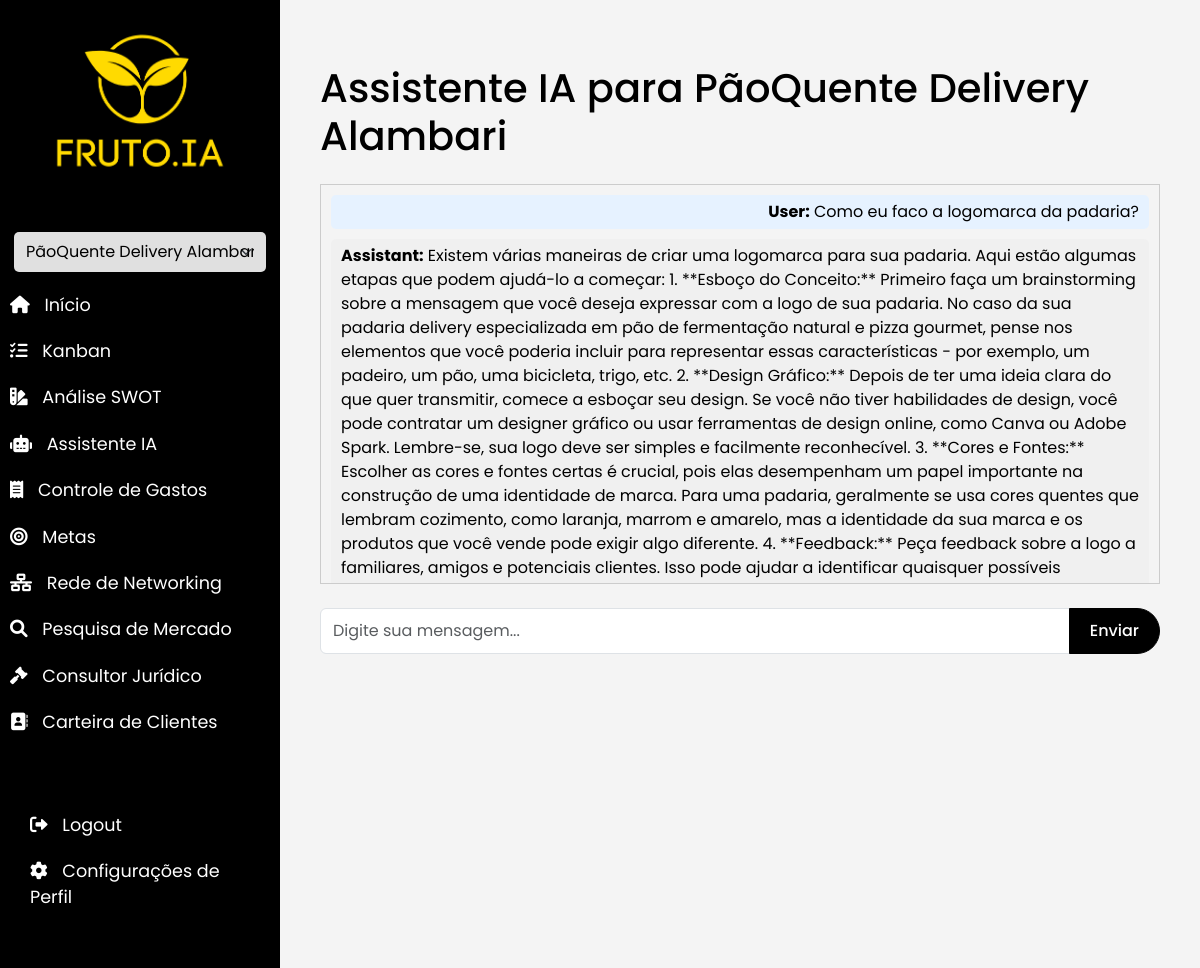
/assistant/4 (signed in), run on the app's committed database.
### app/models.py (models this page shows)
class Idea(db.Model):
    id = db.Column(db.Integer, primary_key=True)
    title = db.Column(db.String(100))
    description = db.Column(db.Text)
    timestamp = db.Column(db.DateTime, index=True, default=datetime.utcnow)
    user_id = db.Column(db.Integer, db.ForeignKey('user.id'))
    questions = db.relationship('Question', backref='idea', lazy='dynamic')
    tasks = db.relationship('Task', backref='idea', lazy='dynamic')
    expenses = db.relationship('Expense', backref='idea', lazy='dynamic')

class ChatMessage(db.Model):
    id = db.Column(db.Integer, primary_key=True)
    idea_id = db.Column(db.Integer, db.ForeignKey('idea.id'), nullable=False)
    role = db.Column(db.String(10), nullable=False)  # 'user' ou 'assistant'
    content = db.Column(db.Text, nullable=False)
    timestamp = db.Column(db.DateTime, default=datetime.utcnow)
    idea = db.relationship('Idea', backref=db.backref('chat_messages', lazy='dynamic'))

### app/routes.py (the view)
@main.route('/assistant/<int:idea_id>')
@login_required
def assistant(idea_id):
    idea = Idea.query.get_or_404(idea_id)
    if idea.user_id != current_user.id:
        abort(403)
    chat_messages = ChatMessage.query.filter_by(idea_id=idea_id).order_by(ChatMessage.timestamp).all()
    return render_template('assistant.html', idea=idea, chat_messages=chat_messages)

### app/__init__.py (called while the page is built)
def create_app():
    app = Flask(__name__, static_url_path='', static_folder='static', template_folder='templates')
    app.config.from_object(Config)
    app.config['SQLALCHEMY_DATABASE_URI'] = os.getenv('SQLALCHEMY_DATABASE_URI')
    app.config['SQLALCHEMY_TRACK_MODIFICATIONS'] = False
    db.init_app(app)
    migrate.init_app(app, db)
    login.init_app(app)
    csrf.init_app(app)
    mail.init_app(app)
    from app import routes
    app.register_blueprint(routes.main)
    from app.auth import bp as auth_bp
    app.register_blueprint(auth_bp, url_prefix='/auth')
    @login.user_loader
    def load_user(id):
        return User.query.get(int(id))
    return app

### app/routes.py (called while the page is built)
@main.context_processor
def inject_user_ideas():
    if current_user.is_authenticated:
        user_ideas = current_user.ideas.all()
        selected_idea_id = request.view_args.get('idea_id')
        return {'user_ideas': user_ideas, 'selected_idea_id': selected_idea_id}
    return {}

### app/templates/assistant.html (shortened to what this page needs)
{% extends "base.html" %}
{% block content %}
<h1 class="mb-4">Assistente IA para {{ idea.title }}</h1>
<div id="chat-container" class="mb-4" style="height: 400px; overflow-y: auto; border: 1px solid #ccc; padding: 10px;">
    {% for message in chat_messages %}
        <div class="message {% if message.role == 'user' %}user-message{% else %}assistant-message{% endif %}">
            <strong>{{ message.role|capitalize }}:</strong> {{ message.content }}
        </div>
    {% endfor %}
</div>
<form id="chat-form">
    <div class="input-group mb-3">
        <input type="text" id="user-input" class="form-control" placeholder="Digite sua mensagem...">
        <button class="btn btn-primary" type="submit">Enviar</button>
    </div>
</form>
{% endblock %}

### app/static/css/style.css (style rules this page uses)
:root { --primary-color: #e0e0e0; --secondary-color: #e0e0e0; --background-color: #f4f4f4; --text-color: #000000; --sidebar-color: #000000; --sidebar-hover-color: #e0e0e0; --light-purple: #e0e0e0; }
body { font-family: 'Poppins', sans-serif; background-color: var(--background-color); color: var(--text-color); }
.btn { border-radius: 30px; padding: 10px 20px; font-weight: 500; transition: all 0.3s ease; }
.btn-primary { background-color: #000000; border-color: #000000; color: #ffffff; }
.message { margin-bottom: 10px; padding: 5px 10px; border-radius: 5px; }
.user-message { background-color: #e6f2ff; text-align: right; }
.assistant-message { background-color: #f0f0f0; }

### data on the page
Idea: title "PãoQuente Delivery Alambari"
ChatMessage: role "User", content "Como eu faco a logomarca da padaria?"
ChatMessage: role "Assistant", content "Existem várias maneiras de criar uma logomarca para sua padaria. Aqui estão algumas etapas que podem ajudá-lo a começar: 1. **Esboço do Conceito:** Primeiro faça um brainstorming sobre a mensagem que você deseja expressar com a logo de sua padaria. No caso da sua padaria delivery especializada em pão de fermentação natural e pizza gourmet, pense nos elementos que você poderia incluir para representar essas características - por exemplo, um padeiro, um pão, uma bicicleta, trigo, etc. 2. **Design Gráfico:** Depois de ter uma ideia clara do que quer transmitir, comece a esboçar seu design. Se você não tiver habilidades de design, você pode contratar um designer gráfico ou usar ferramentas de…"

### other printed values
form field value "PãoQuente Delivery Alambari"
